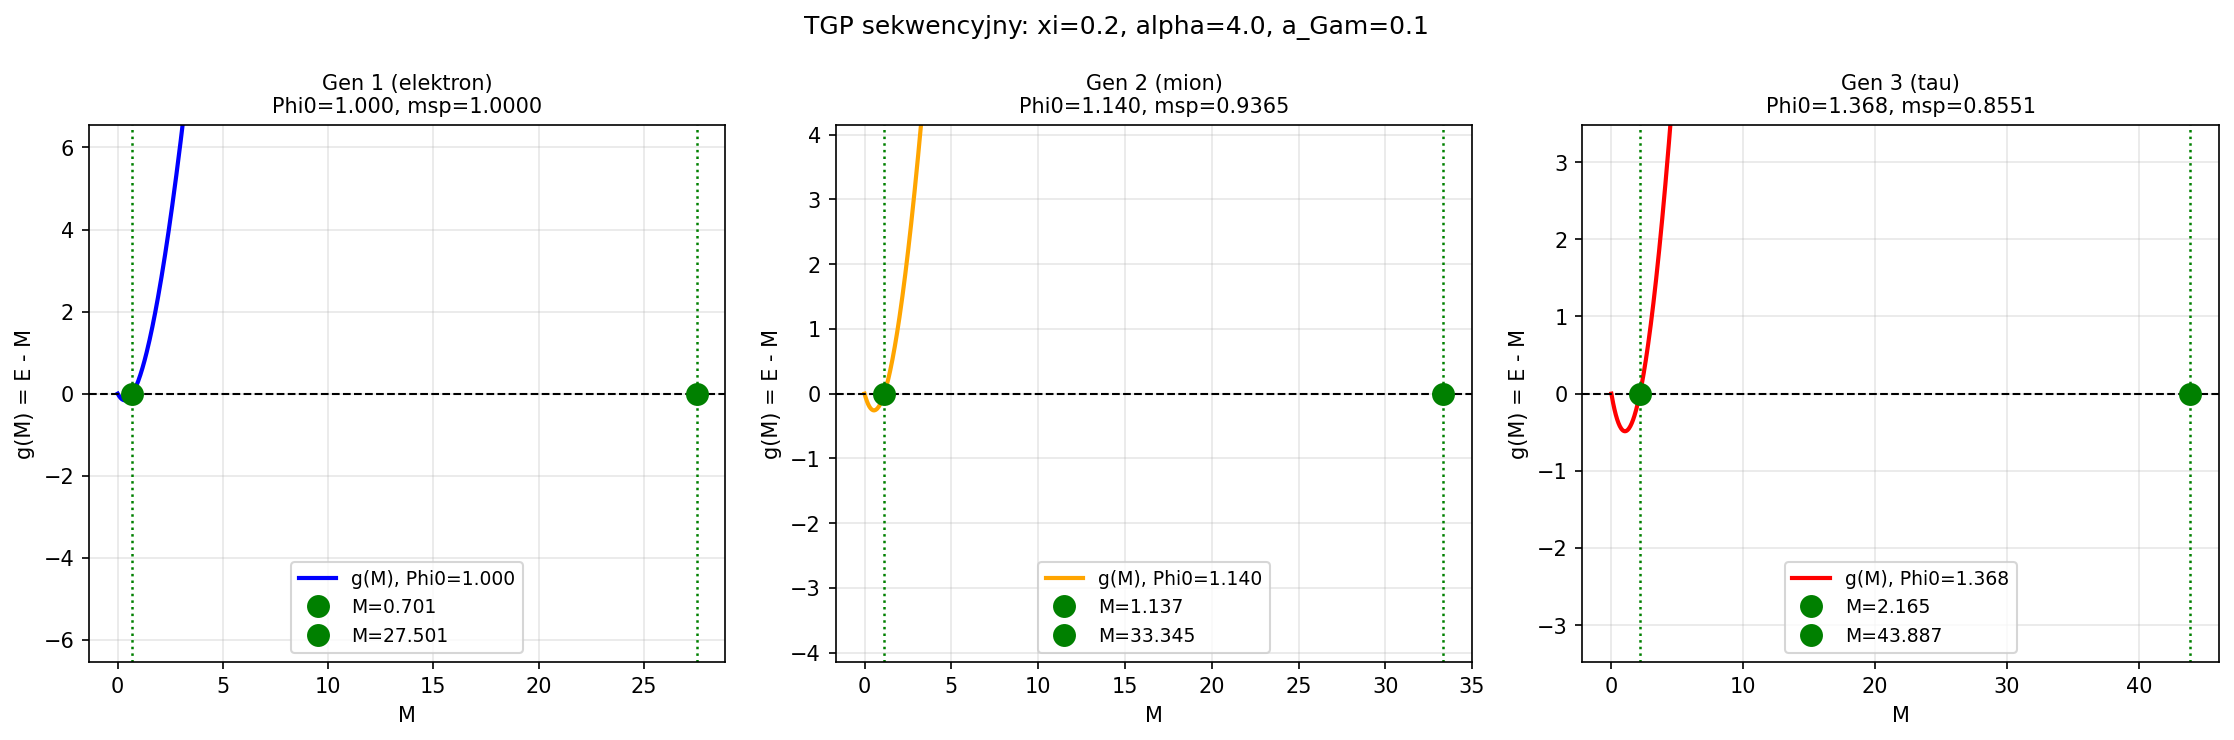

Generate this figure with Python:
"""
TGP — Sekwencyjny model generacji
===================================

Kluczowy insight uzytkownika:
  Phi0 to srednia kosmiczna WLACZNIE z czastka ktora liczymy.

Konsekwencja: kazda generacja widzi inne tlo Phi0,
wzmocnione przez wszystkie LZEJSZE generacje:

  Gen 1: Phi0^(1) = Phi0_base                     (brak lzejszych)
  Gen 2: Phi0^(2) = Phi0_base + xi * M1            (gen-1 wzmacnia tlo)
  Gen 3: Phi0^(3) = Phi0_base + xi * (M1 + M2)    (gen-1 i gen-2 wzmacniaja)

Samospojnosc dla kazdej generacji niezaleznie:
  Mn = E(Kn; Phi0^(n)) / c0^2

gdzie Kn = Mn / (4*pi*Phi0^(n))

Dla duzego Phi0: E ~ Phi0^2 * E_tilde(kappa)
=> Mn ~ Phi0^(n)^2 * mu  (skala kwadratem tla!)

To naturalnie tworzy SILNA hierarchie mas.
"""

import numpy as np
from scipy.optimize import brentq
import matplotlib
matplotlib.use('Agg')
import matplotlib.pyplot as plt

GAMMA = 1.0; PHI0_BASE = 1.0; Q = 1.0

# ======================================================================
# ENERGIA TGP w tle Phi0
# ======================================================================
def energy(K, Phi0, alpha, a_gam):
    """Energia Yukawa wzgledem tla Phi0, z efektywna msp(Phi0)."""
    msp = np.sqrt(max(GAMMA * PHI0_BASE / Phi0, 1e-6))
    r_max = max(30.0 / msp, 10.0)
    r = np.linspace(a_gam, r_max, 2000)

    phi  = Phi0 + K * np.exp(-msp * r) / r
    phi  = np.maximum(phi, 1e-8)
    dphi = K * np.exp(-msp * r) * (-msp * r - 1.0) / r**2

    Ek = 4*np.pi * np.trapezoid(
        0.5 * dphi**2 * (1.0 + alpha / (Phi0 * phi)) * r**2, r)

    psi  = phi / Phi0
    Ep   = 4*np.pi * Phi0**2 * np.trapezoid(
        (GAMMA/3*psi**3 - GAMMA/4*psi**4 - GAMMA/3 + GAMMA/4) * r**2, r)

    return Ek + Ep

def g_fixed_Phi0(M, Phi0, alpha, a_gam):
    """g(M) = E(K(M); Phi0_fixed) - M dla stalego tla."""
    if M < 1e-10: return 0.0
    K = M / (4.0 * np.pi * Phi0)
    return energy(K, Phi0, alpha, a_gam) - M

def find_masses_in_background(Phi0, alpha, a_gam, M_max=500.0, N=400):
    """Znajdz samospojne masy w tle Phi0."""
    M_lo  = np.linspace(1e-4, 2.0,    int(N*0.3))
    M_mid = np.linspace(2.0,  50.0,   int(N*0.4))
    M_hi  = np.linspace(50.0, M_max,  int(N*0.3))
    M_arr = np.unique(np.concatenate([M_lo, M_mid, M_hi]))

    g_arr = np.array([g_fixed_Phi0(M, Phi0, alpha, a_gam) for M in M_arr])

    roots = []
    for i in range(len(g_arr) - 1):
        gi, gj = g_arr[i], g_arr[i+1]
        if np.isfinite(gi) and np.isfinite(gj) and gi * gj < 0:
            try:
                r = brentq(
                    lambda M: g_fixed_Phi0(M, Phi0, alpha, a_gam),
                    M_arr[i], M_arr[i+1], xtol=1e-8)
                roots.append(r)
            except Exception:
                pass
    return roots

# ======================================================================
# SEKWENCYJNY MODEL GENERACJI
# ======================================================================
def sequential_generations(xi, alpha, a_gam):
    """
    Oblicza masy 3 generacji sekwencyjnie.

    Gen 1: tlo = Phi0_base
    Gen 2: tlo = Phi0_base + xi * M1
    Gen 3: tlo = Phi0_base + xi * (M1 + M2)
    """
    results = []

    # --- GENERACJA 1 ---
    Phi0_1 = PHI0_BASE
    roots_1 = find_masses_in_background(Phi0_1, alpha, a_gam)
    if not roots_1:
        return None
    M1 = roots_1[0]   # najmniejszy korzen = najlzejsza czastka gen1
    results.append({'gen': 1, 'Phi0': Phi0_1, 'M': M1, 'roots': roots_1})

    # --- GENERACJA 2 ---
    Phi0_2 = PHI0_BASE + xi * M1
    roots_2 = find_masses_in_background(Phi0_2, alpha, a_gam)
    if not roots_2:
        return results
    M2 = roots_2[0]
    results.append({'gen': 2, 'Phi0': Phi0_2, 'M': M2, 'roots': roots_2})

    # --- GENERACJA 3 ---
    Phi0_3 = PHI0_BASE + xi * (M1 + M2)
    roots_3 = find_masses_in_background(Phi0_3, alpha, a_gam)
    if not roots_3:
        return results
    M3 = roots_3[0]
    results.append({'gen': 3, 'Phi0': Phi0_3, 'M': M3, 'roots': roots_3})

    return results

# ======================================================================
# MAIN
# ======================================================================
if __name__ == '__main__':

    print("="*70)
    print("TGP — Sekwencyjny model generacji")
    print("Gen n widzi tlo Phi0_n wzmocnione przez wszystkie lzejsze generacje")
    print("="*70)

    # --- Skan parametrow ---
    print(f"\n{'xi':>7} {'alpha':>6} {'a_gam':>6} "
          f"{'M1':>9} {'M2':>9} {'M3':>10} "
          f"{'M2/M1':>8} {'M3/M1':>9} {'M3/M2':>8}")
    print("-"*80)

    target_21 = 207.0
    target_31 = 3477.0

    best_score = 1e9
    best_params = None

    for xi in [0.005, 0.01, 0.02, 0.05, 0.10, 0.20]:
        for alpha in [4.0, 5.0, 5.9, 6.0, 7.0, 8.0, 10.0]:
            for a_gam in [0.03, 0.05, 0.08, 0.10]:
                res = sequential_generations(xi, alpha, a_gam)
                if not res or len(res) < 2:
                    continue

                M1 = res[0]['M']
                M2 = res[1]['M'] if len(res) >= 2 else None
                M3 = res[2]['M'] if len(res) >= 3 else None

                r21 = M2/M1 if M2 else None
                r31 = M3/M1 if M3 else None
                r32 = M3/M2 if (M3 and M2) else None

                s_M1  = f"{M1:.4f}"
                s_M2  = f"{M2:.3f}"  if M2  else "-"
                s_M3  = f"{M3:.1f}"  if M3  else "-"
                s_r21 = f"{r21:.1f}" if r21 else "-"
                s_r31 = f"{r31:.0f}" if r31 else "-"
                s_r32 = f"{r32:.1f}" if r32 else "-"

                flag = ""
                if M3:
                    score = (abs(r21-target_21)/target_21 +
                             abs(r31-target_31)/target_31)
                    if score < best_score:
                        best_score = score
                        best_params = (xi, alpha, a_gam, res)
                    flag = "  ***"

                if M2:
                    print(f"{xi:>7.3f} {alpha:>6.1f} {a_gam:>6.3f} "
                          f"{s_M1:>9} {s_M2:>9} {s_M3:>10} "
                          f"{s_r21:>8} {s_r31:>9} {s_r32:>8}{flag}")

    # --- Najlepsze dopasowanie ---
    print(f"\n{'='*70}")
    print(f"Cel: M2/M1 = {target_21}, M3/M1 = {target_31}")
    if best_params:
        xi_b, alp_b, ag_b, res_b = best_params
        M1_b = res_b[0]['M']
        M2_b = res_b[1]['M']
        M3_b = res_b[2]['M']
        print(f"Najlepsze: xi={xi_b}, alpha={alp_b}, a_gam={ag_b}")
        print(f"  M1 = {M1_b:.5f}")
        print(f"  M2 = {M2_b:.4f}  M2/M1 = {M2_b/M1_b:.1f}  (cel: 207)")
        print(f"  M3 = {M3_b:.2f}   M3/M1 = {M3_b/M1_b:.0f}  (cel: 3477)")
        print(f"  Score = {best_score:.4f}")
    else:
        print("Brak 3 generacji — potrzeba szerszego zakresu parametrow.")

    # --- Analityczne skalowanie ---
    print(f"\n{'='*70}")
    print("Analityczna predykcja: E ~ Phi0^2 => Mn ~ Phi0_n^2 * mu")
    print(f"  (Phi0_2/Phi0_1)^2 powinno dawac M2/M1")
    print()
    for xi in [0.005, 0.01, 0.02]:
        for alpha in [5.0, 5.9, 6.0]:
            res = sequential_generations(xi, alpha, 0.05)
            if not res or len(res) < 2:
                continue
            M1 = res[0]['M']; Phi0_1 = res[0]['Phi0']
            M2 = res[1]['M']; Phi0_2 = res[1]['Phi0']
            ratio_Phi0 = Phi0_2/Phi0_1
            ratio_M    = M2/M1
            pred_from_Phi0 = ratio_Phi0**2
            print(f"  xi={xi:.3f} alpha={alpha:.1f}: "
                  f"Phi0_2/Phi0_1={ratio_Phi0:.4f}, "
                  f"(Phi0_2/Phi0_1)^2={pred_from_Phi0:.2f}, "
                  f"M2/M1={ratio_M:.1f}")

    # --- Wykres krzywej g(M) dla kazdej generacji ---
    if best_params:
        xi_b, alp_b, ag_b, res_b = best_params
    else:
        xi_b, alp_b, ag_b = 0.01, 5.9, 0.05
        res_b = sequential_generations(xi_b, alp_b, ag_b)

    if res_b and len(res_b) >= 2:
        fig, axes = plt.subplots(1, min(len(res_b), 3), figsize=(15, 5))
        if len(res_b) == 1:
            axes = [axes]

        colors = ['blue', 'orange', 'red']
        gen_labels = ['Gen 1 (elektron)', 'Gen 2 (mion)', 'Gen 3 (tau)']

        for idx, r in enumerate(res_b[:3]):
            ax = axes[idx]
            Phi0_n = r['Phi0']
            M_lo  = np.linspace(1e-4, 5.0,   150)
            M_mid = np.linspace(5.0,  r['M']*3, 150)
            M_arr = np.unique(np.concatenate([M_lo, M_mid]))
            g_arr = np.array([g_fixed_Phi0(M, Phi0_n, alp_b, ag_b) for M in M_arr])

            mask = np.isfinite(g_arr) & (g_arr > -500) & (g_arr < 500)
            ax.plot(M_arr[mask], g_arr[mask], '-', color=colors[idx], lw=2,
                    label=f'g(M), Phi0={Phi0_n:.3f}')
            ax.axhline(0, color='k', lw=1, ls='--')

            for i, Mc in enumerate(r['roots'][:2]):
                ax.axvline(Mc, color='green', lw=1.2, ls=':')
                ax.plot(Mc, 0, 'go', ms=10, label=f'M={Mc:.3f}')

            ax.set_title(f'{gen_labels[idx]}\nPhi0={Phi0_n:.3f}, msp={np.sqrt(GAMMA/Phi0_n):.4f}',
                         fontsize=10)
            ax.set_xlabel('M', fontsize=10)
            ax.set_ylabel('g(M) = E - M', fontsize=10)
            ax.legend(fontsize=9)
            ax.grid(True, alpha=0.3)
            y_rng = np.nanmax(np.abs(g_arr[mask]))*0.4 if mask.sum()>0 else 5
            ax.set_ylim(-y_rng, y_rng)

        plt.suptitle(f'TGP sekwencyjny: xi={xi_b}, alpha={alp_b}, a_Gam={ag_b}',
                     fontsize=12)
        plt.tight_layout()
        plt.savefig('TGP/TGP_v1/scripts/advanced/sekwencyjny_model.png',
                    dpi=150, bbox_inches='tight')
        print("\nWykres: sekwencyjny_model.png")

    print("\nGotowe.")
